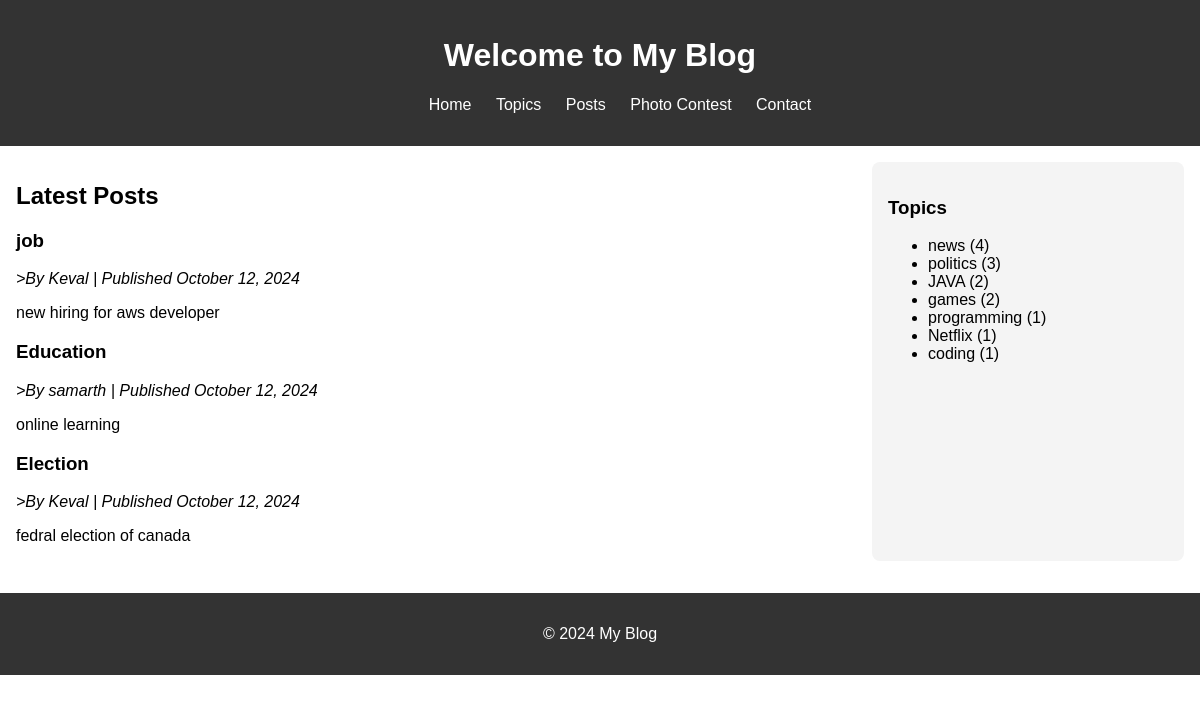
The app's page /, older data.
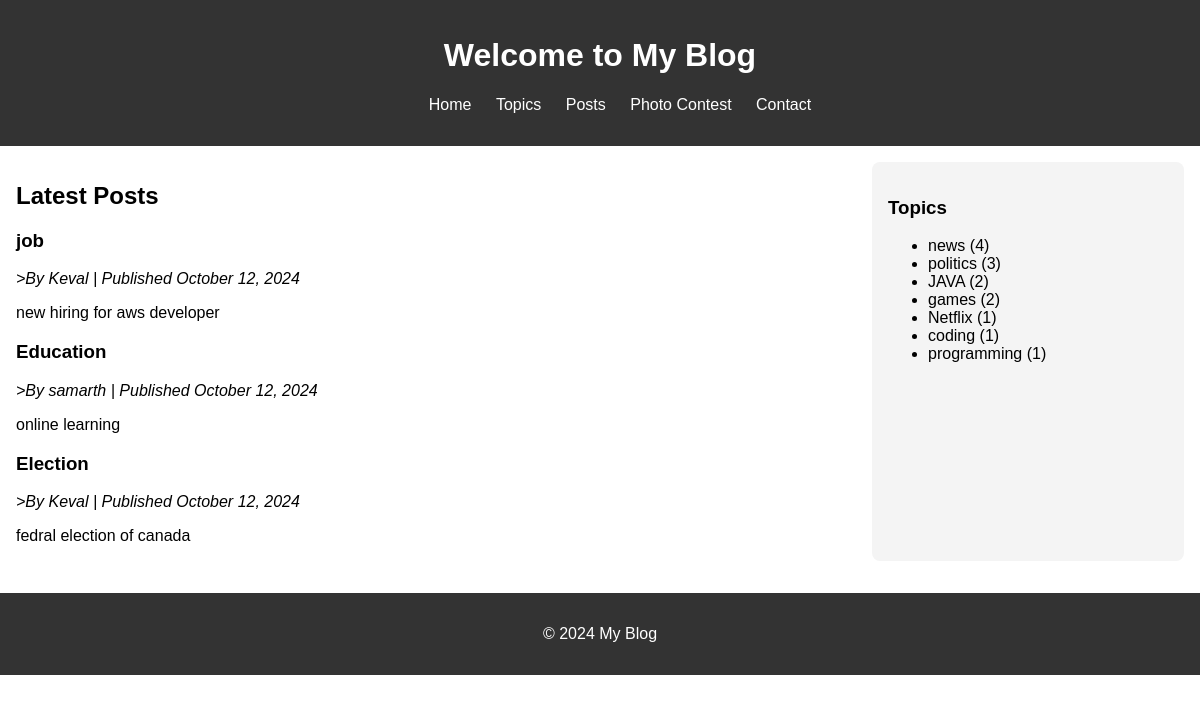
The same page, newer data.
### bpAp/models.py (models this page shows, shortened)
class Post(models.Model):
    title = models.CharField(max_length=200)
    content = models.TextField()
    author = models.ForeignKey(User, on_delete=models.CASCADE)
    created = models.DateTimeField(auto_now_add=True)
    updated = models.DateTimeField(auto_now=True)
    status = models.CharField(max_length=10, default='draft')
    published = models.DateTimeField(null=True, blank=True)
    slug = models.SlugField(max_length=200, unique=True, blank=True)
    topics = models.ManyToManyField(Topic, related_name='posts')

class Topic(models.Model):
    name = models.CharField(max_length=200, unique=True)
    slug = models.SlugField(max_length=200, unique=True, blank=True)

### bpAp/views.py (the view)
# urls.py: 2. Add a URL to urlpatterns:  path('', views.home, name='home')
def home(request):
    latest_posts = Post.objects.filter(status='published').order_by('-published')[:3]
    topics = (
        Topic.objects.annotate(post_count=Count('posts'))
        .order_by('-post_count')[:10]
    )
    context = {
        'latest_posts': latest_posts,
        'topics': topics,
    }
    return render(request, 'bpAp/home.html', context)

### bpAp/context_processors.py (called while the page is built)
def base_context(request):
    return {
        'top_topics': Topic.objects.all().order_by('name')[:5]
    }

### bpAp/templates/bpAp/home.html (shortened to what this page needs)
{% extends "bpAp/base.html" %}
{% block content %}
<section class="latest-posts">
    <h2>Latest Posts</h2>
    {% for post in latest_posts %}
    <article>
        <h3>{{ post.title }}</h3>
        <p><em>>By {{ post.author }} | Published {{ post.published|date:"F j, Y" }}</em></p>
        <p>{{ post.content|linebreaks }}</p>
    </article>
    {% empty %}
    <p>No recent posts available.</p>
    {% endfor %}
</section>
{% endblock %}
{% block sidebar %}
<section class="topics">
    <h3>Topics</h3>
    <ul>
        {% for topic in topics %}
        <li>
            {{ topic.name }} ({{ topic.post_count }})
        </li>
        {% empty %}
        <li>No topics available.</li>
        {% endfor %}
    </ul>
</section>
{% endblock %}

### bpAp/templates/bpAp/base.html (shortened to what this page needs)
<!DOCTYPE html>
<html lang="en">
<head>
    {% load static %}
    <link rel="stylesheet" href="{% static 'bpAp/base.css' %}">
</head>
<body>
    <header>
        <h1>Welcome to My Blog</h1>
        <nav>
            <ul>
            <a href="/">Home</a></li>
            <a href="{% url 'topic_list' %}">Topics</a>
            <a href="{% url 'post-list' %}">Posts</a>
            <a href="{% url 'photo_contest' %}">Photo Contest</a>
            <a href="#">Contact</a>
        </ul>
        </nav>
    </header>
    <main>
        <section>
            {% block content %}{% endblock %}
        </section>
        <aside>
            {% block sidebar %}{% endblock %}
        </aside>
    </main>
    <footer>
        <p>© 2024 My Blog</p>
    </footer>
</body>
</html>

### bpAp/static/bpAp/base.css (style rules this page uses)
body { font-family: Arial, sans-serif; margin: 0; padding: 0; }
header { background-color: #333; color: white; padding: 1rem; text-align: center; }
nav a { color: white; margin: 0 10px; text-decoration: none; }
main { display: flex; padding: 1rem; }
section { flex: 3; margin-right: 1rem; }
aside { flex: 1; background-color: #f4f4f4; padding: 1rem; border-radius: 8px; }
footer { text-align: center; padding: 1rem; background-color: #333; color: white; margin-top: 1rem; }

Row changes from the older to the newer data that the page shows:
changed Topic "programming": moves down the list
